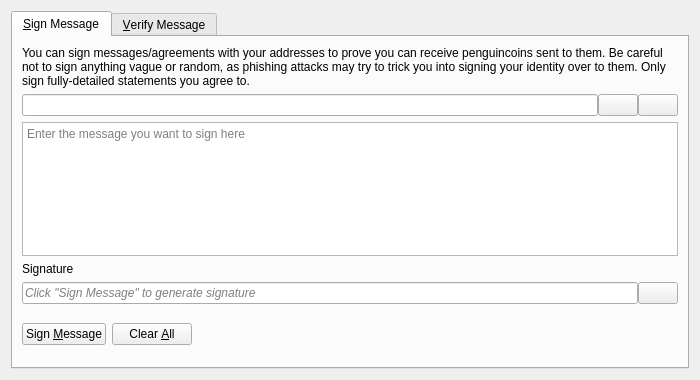
<?xml version="1.0" encoding="UTF-8"?>
<ui version="4.0">
 <class>SignVerifyMessageDialog</class>
 <widget class="QDialog" name="SignVerifyMessageDialog">
  <property name="geometry">
   <rect>
    <x>0</x>
    <y>0</y>
    <width>700</width>
    <height>380</height>
   </rect>
  </property>
  <property name="windowTitle">
   <string>Signatures - Sign / Verify a Message</string>
  </property>
  <property name="modal">
   <bool>true</bool>
  </property>
  <layout class="QVBoxLayout" name="verticalLayout">
   <item>
    <widget class="QTabWidget" name="tabWidget">
     <property name="currentIndex">
      <number>0</number>
     </property>
     <widget class="QWidget" name="tabSignMessage">
      <attribute name="title">
       <string>&amp;Sign Message</string>
      </attribute>
      <layout class="QVBoxLayout" name="verticalLayout_SM">
       <item>
        <widget class="QLabel" name="infoLabel_SM">
         <property name="text">
          <string>You can sign messages/agreements with your addresses to prove you can receive penguincoins sent to them. Be careful not to sign anything vague or random, as phishing attacks may try to trick you into signing your identity over to them. Only sign fully-detailed statements you agree to.</string>
         </property>
         <property name="textFormat">
          <enum>Qt::PlainText</enum>
         </property>
         <property name="wordWrap">
          <bool>true</bool>
         </property>
        </widget>
       </item>
       <item>
        <layout class="QHBoxLayout" name="horizontalLayout_1_SM">
         <property name="spacing">
          <number>0</number>
         </property>
         <item>
          <widget class="QValidatedLineEdit" name="addressIn_SM">
           <property name="toolTip">
            <string>The PenguinCoin address to sign the message with</string>
           </property>
          </widget>
         </item>
         <item>
          <widget class="QPushButton" name="addressBookButton_SM">
           <property name="toolTip">
            <string>Choose previously used address</string>
           </property>
           <property name="text">
            <string/>
           </property>
           <property name="icon">
            <iconset resource="../bitcoin.qrc">
             <normaloff>:/icons/address-book</normaloff>:/icons/address-book</iconset>
           </property>
           <property name="shortcut">
            <string>Alt+A</string>
           </property>
           <property name="autoDefault">
            <bool>false</bool>
           </property>
          </widget>
         </item>
         <item>
          <widget class="QPushButton" name="pasteButton_SM">
           <property name="toolTip">
            <string>Paste address from clipboard</string>
           </property>
           <property name="text">
            <string/>
           </property>
           <property name="icon">
            <iconset resource="../bitcoin.qrc">
             <normaloff>:/icons/editpaste</normaloff>:/icons/editpaste</iconset>
           </property>
           <property name="shortcut">
            <string>Alt+P</string>
           </property>
           <property name="autoDefault">
            <bool>false</bool>
           </property>
          </widget>
         </item>
        </layout>
       </item>
       <item>
        <widget class="QPlainTextEdit" name="messageIn_SM">
         <property name="toolTip">
          <string>Enter the message you want to sign here</string>
         </property>
         <property name="placeholderText">
          <string>Enter the message you want to sign here</string>
         </property>
        </widget>
       </item>
       <item>
        <widget class="QLabel" name="signatureLabel_SM">
         <property name="text">
          <string>Signature</string>
         </property>
         <property name="textFormat">
          <enum>Qt::PlainText</enum>
         </property>
        </widget>
       </item>
       <item>
        <layout class="QHBoxLayout" name="horizontalLayout_2_SM">
         <property name="spacing">
          <number>0</number>
         </property>
         <item>
          <widget class="QLineEdit" name="signatureOut_SM">
           <property name="placeholderText">
            <string>Click "Sign Message" to generate signature</string>
           </property>
           <property name="font">
            <font>
             <italic>true</italic>
            </font>
           </property>
           <property name="readOnly">
            <bool>true</bool>
           </property>
          </widget>
         </item>
         <item>
          <widget class="QPushButton" name="copySignatureButton_SM">
           <property name="toolTip">
            <string>Copy the current signature to the system clipboard</string>
           </property>
           <property name="text">
            <string/>
           </property>
           <property name="icon">
            <iconset resource="../bitcoin.qrc">
             <normaloff>:/icons/editcopy</normaloff>:/icons/editcopy</iconset>
           </property>
           <property name="autoDefault">
            <bool>false</bool>
           </property>
          </widget>
         </item>
        </layout>
       </item>
       <item>
        <layout class="QHBoxLayout" name="horizontalLayout_3_SM">
         <item>
          <widget class="QPushButton" name="signMessageButton_SM">
           <property name="toolTip">
            <string>Sign the message to prove you own this PenguinCoin address</string>
           </property>
           <property name="text">
            <string>Sign &amp;Message</string>
           </property>
           <property name="icon">
            <iconset resource="../bitcoin.qrc">
             <normaloff>:/icons/edit</normaloff>:/icons/edit</iconset>
           </property>
           <property name="autoDefault">
            <bool>false</bool>
           </property>
          </widget>
         </item>
         <item>
          <widget class="QPushButton" name="clearButton_SM">
           <property name="toolTip">
            <string>Reset all sign message fields</string>
           </property>
           <property name="text">
            <string>Clear &amp;All</string>
           </property>
           <property name="icon">
            <iconset resource="../bitcoin.qrc">
             <normaloff>:/icons/remove</normaloff>:/icons/remove</iconset>
           </property>
           <property name="autoDefault">
            <bool>false</bool>
           </property>
          </widget>
         </item>
         <item>
          <spacer name="horizontalSpacer_1_SM">
           <property name="orientation">
            <enum>Qt::Horizontal</enum>
           </property>
           <property name="sizeHint" stdset="0">
            <size>
             <width>40</width>
             <height>48</height>
            </size>
           </property>
          </spacer>
         </item>
         <item>
          <widget class="QLabel" name="statusLabel_SM">
           <property name="font">
            <font>
             <weight>75</weight>
             <bold>true</bold>
            </font>
           </property>
           <property name="text">
            <string/>
           </property>
           <property name="wordWrap">
            <bool>true</bool>
           </property>
          </widget>
         </item>
         <item>
          <spacer name="horizontalSpacer_2_SM">
           <property name="orientation">
            <enum>Qt::Horizontal</enum>
           </property>
           <property name="sizeHint" stdset="0">
            <size>
             <width>40</width>
             <height>48</height>
            </size>
           </property>
          </spacer>
         </item>
        </layout>
       </item>
      </layout>
     </widget>
     <widget class="QWidget" name="tabVerifyMessage">
      <attribute name="title">
       <string>&amp;Verify Message</string>
      </attribute>
      <layout class="QVBoxLayout" name="verticalLayout_VM">
       <item>
        <widget class="QLabel" name="infoLabel_VM">
         <property name="text">
          <string>Enter the receiver's address, message (ensure you copy line breaks, spaces, tabs, etc. exactly) and signature below to verify the message. Be careful not to read more into the signature than what is in the signed message itself, to avoid being tricked by a man-in-the-middle attack. Note that this only proves the signing party receives with the address, it cannot prove sendership of any transaction!</string>
         </property>
         <property name="textFormat">
          <enum>Qt::PlainText</enum>
         </property>
         <property name="alignment">
          <set>Qt::AlignLeading|Qt::AlignLeft|Qt::AlignTop</set>
         </property>
         <property name="wordWrap">
          <bool>true</bool>
         </property>
        </widget>
       </item>
       <item>
        <layout class="QHBoxLayout" name="horizontalLayout_1_VM">
         <property name="spacing">
          <number>0</number>
         </property>
         <item>
          <widget class="QValidatedLineEdit" name="addressIn_VM">
           <property name="toolTip">
            <string>The PenguinCoin address the message was signed with</string>
           </property>
          </widget>
         </item>
         <item>
          <widget class="QPushButton" name="addressBookButton_VM">
           <property name="toolTip">
            <string>Choose previously used address</string>
           </property>
           <property name="text">
            <string/>
           </property>
           <property name="icon">
            <iconset resource="../bitcoin.qrc">
             <normaloff>:/icons/address-book</normaloff>:/icons/address-book</iconset>
           </property>
           <property name="shortcut">
            <string>Alt+A</string>
           </property>
           <property name="autoDefault">
            <bool>false</bool>
           </property>
          </widget>
         </item>
        </layout>
       </item>
       <item>
        <widget class="QPlainTextEdit" name="messageIn_VM">
          <property name="toolTip">
            <string>The signed message to verify</string>
          </property>
          <property name="placeholderText">
            <string>The signed message to verify</string>
          </property>
        </widget>
       </item>
       <item>
        <widget class="QValidatedLineEdit" name="signatureIn_VM">
          <property name="toolTip">
            <string>The signature given when the message was signed</string>
          </property>
          <property name="placeholderText">
            <string>The signature given when the message was signed</string>
          </property>
        </widget>
       </item>
       <item>
        <layout class="QHBoxLayout" name="horizontalLayout_2_VM">
         <item>
          <widget class="QPushButton" name="verifyMessageButton_VM">
           <property name="toolTip">
            <string>Verify the message to ensure it was signed with the specified PenguinCoin address</string>
           </property>
           <property name="text">
            <string>Verify &amp;Message</string>
           </property>
           <property name="icon">
            <iconset resource="../bitcoin.qrc">
             <normaloff>:/icons/transaction_0</normaloff>:/icons/transaction_0</iconset>
           </property>
           <property name="autoDefault">
            <bool>false</bool>
           </property>
          </widget>
         </item>
         <item>
          <widget class="QPushButton" name="clearButton_VM">
           <property name="toolTip">
            <string>Reset all verify message fields</string>
           </property>
           <property name="text">
            <string>Clear &amp;All</string>
           </property>
           <property name="icon">
            <iconset resource="../bitcoin.qrc">
             <normaloff>:/icons/remove</normaloff>:/icons/remove</iconset>
           </property>
           <property name="autoDefault">
            <bool>false</bool>
           </property>
          </widget>
         </item>
         <item>
          <spacer name="horizontalSpacer_1_VM">
           <property name="orientation">
            <enum>Qt::Horizontal</enum>
           </property>
           <property name="sizeHint" stdset="0">
            <size>
             <width>40</width>
             <height>48</height>
            </size>
           </property>
          </spacer>
         </item>
         <item>
          <widget class="QLabel" name="statusLabel_VM">
           <property name="font">
            <font>
             <weight>75</weight>
             <bold>true</bold>
            </font>
           </property>
           <property name="text">
            <string/>
           </property>
           <property name="wordWrap">
            <bool>true</bool>
           </property>
          </widget>
         </item>
         <item>
          <spacer name="horizontalSpacer_2_VM">
           <property name="orientation">
            <enum>Qt::Horizontal</enum>
           </property>
           <property name="sizeHint" stdset="0">
            <size>
             <width>40</width>
             <height>48</height>
            </size>
           </property>
          </spacer>
         </item>
        </layout>
       </item>
      </layout>
     </widget>
    </widget>
   </item>
  </layout>
 </widget>
 <customwidgets>
  <customwidget>
   <class>QValidatedLineEdit</class>
   <extends>QLineEdit</extends>
   <header>qt/qvalidatedlineedit.h</header>
  </customwidget>
 </customwidgets>
 <resources>
  <include location="../bitcoin.qrc"/>
 </resources>
 <connections/>
</ui>
